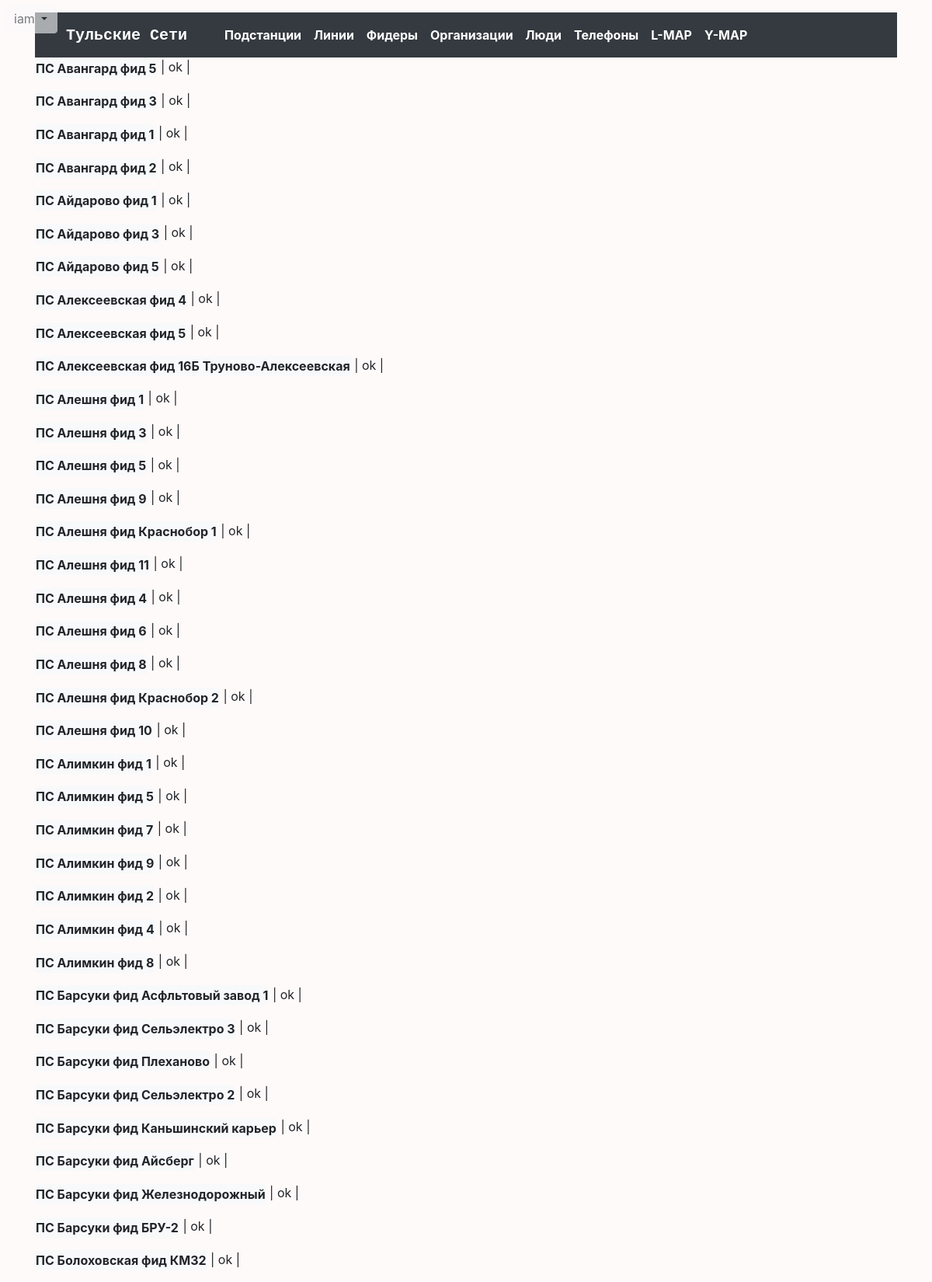
Screenshot of /characters/ (signed in, upper part) with the database file from the repository.
### tula_net/models.py (models this page shows)
class Feeder_characteristic(models.Model):
    feeder_name = models.CharField(max_length=64, verbose_name='Название фидера')
    substation_name = models.CharField(max_length=64, verbose_name='Название ПС')
    feeder = models.OneToOneField(Feeder, related_name="character", on_delete=models.SET_NULL,
                                  null=True, blank=True, verbose_name='фидер')
    length = models.FloatField(verbose_name='Протяженность', blank=True, null=True)
    tp_our_num = models.PositiveSmallIntegerField(blank=True, verbose_name='ТП наши: количество', null=True)
    tp_alien_num = models.PositiveSmallIntegerField(blank=True, verbose_name='ТП чужие: количество', null=True)
    villages_num = models.PositiveSmallIntegerField(blank=True, verbose_name='НП количество', null=True)
    villages_names = models.TextField(blank=True, verbose_name='НП названия', null=True)
    power_winter = models.FloatField(verbose_name='Зима МВт', blank=True, null=True)
    power_summer = models.FloatField(verbose_name='Лето МВт', blank=True, null=True)
    population = models.PositiveSmallIntegerField(blank=True, verbose_name='Население', null=True)
    points = models.PositiveSmallIntegerField(blank=True, verbose_name='Точки поставки', null=True)
    social_num = models.PositiveSmallIntegerField(blank=True, verbose_name='Социалка кол-во', null=True)
    social_names = models.TextField(blank=True, verbose_name='Социалка тип', null=True)
    checked = models.BooleanField(verbose_name='соответствует', default=False)
    def get_absolute_url(self):
        return reverse('feeder_char', kwargs={'pk': self.pk})
    def get_upd_url(self):
        return reverse('upd_charact_fl', kwargs={'pk': self.pk})
    def __str__(self):
        return ' '.join(('ПС', self.substation_name, 'фид', self.feeder_name))
    class Meta:
        unique_together = ('feeder_name', 'substation_name')
        verbose_name = "характеристика фидера"
        verbose_name_plural = "х-ки фидеров"

### tula_net/views.py (the view)
# urls.py: path('characters/', CharsView.as_view(), name='chars'),
class CharsView(ListView):
    context_object_name = 'chars'
    template_name = 'tula_net/chars.html'
    def get_queryset(self):
        return Feeder_characteristic.objects.select_related('feeder')

### tula_net/context_processors.py (called while the page is built)
def add_titles(request):
    return {
        'title': 'Тульские Сети',
        'title_add': 'Добавить',
        'title_upd': 'Редактировать',
        'title_del': 'Удалить',
        'title_feeder': 'фидер',
        'title_substation': 'подстанцию',
        'title_subscriber': 'организацию',
        'title_phone': 'телефон',
        'title_person': 'лицо',
        'title_section': 'секцию',
        'title_line': 'линию',
        'title_char': 'характеристики фидера',
    }

def logik(request):
    return {
        'current_year': datetime.now().year,
        'logik_metod': request.path[1:5],
        'logik_obj': request.path[4:10],
        'logik_add': 'add_',
        'logik_upd': 'upd_',
        'logik_del': 'del_',
        'logik_feeder': '_feede',
        'logik_substation': '_subst',
        'logik_subscriber': '_subsc',
        'logik_phone': '_phone',
        'logik_person': '_perso',
        'logik_section': '_secti',
        'logik_line': '_line/',
        'logik_char': '_chara'
    }

def signs(request):
    return {
        'context_menu': {
            'substations': 'Подстанции',
            'lines': 'Линии',
            'sfeeders': 'Фидеры',
            'subscribers': 'Организации',
            'persons': ' Ответственные лица',
            'phones': 'Телефоны',
            'map': 'L-MAP',
            'y-map': 'Y-MAP',
        }
    }

def class_volt(request):
    return {
        'feeder_6': "btn btn-light border-success px-3 py-0 mx-1",
        'feeder_10': "btn btn-light border-primary px-3 py-0 mx-1",
        'feeder_x': "btn btn-secondary px-3 py-0 mx-1",
        'line_35': "border-danger btn btn-dark py-0 px-4 m-1 vl-border",
        'line_110': 'border-warning btn btn-dark py-0 px-4 m-1 vl-border',
        'line_x': 'btn btn-secondary py-0 px-4 m-1',
    }

### tula_net/templates/tula_net/chars.html
{% extends 'base.html' %}
{% block cards1 %}
{% for char in chars %}
<p><a class="btn btn-light p-0 py-0 m-0" href="{{ char.get_absolute_url }}"><b>{{ char }}</b></a> |
    {% if char.feeder %} ok {% else %} <a class="btn btn-dark p-0 py-0 m-0" href="{{ char.get_upd_url }}"><b>{{ char }}</b></a> {% endif %} |
</p>
{% endfor %}
{% endblock %}

### templates/incl/_user_bar.html (shortened to what this page needs)
<div class="btn-group user_bar">
  <button type="button" class="btn btn-light dropdown-toggle " data-toggle="dropdown" aria-haspopup="true" aria-expanded="false">
    {{ request.user }}
  </button>
</div>

### Tula_Networks/static/css/style.css (style rules this page uses)
body { background-color: #FFFAFA; }
.user_bar { z-index: 999999; position: fixed; left: 5px; top: 5px; opacity: 0.6; }

### rows the page displays
Feeder_characteristic: substation_name+feeder_name "ПС Авангард фид 5", shows "ok"
Feeder_characteristic: substation_name+feeder_name "ПС Авангард фид 3", shows "ok"
Feeder_characteristic: substation_name+feeder_name "ПС Авангард фид 1", shows "ok"
Feeder_characteristic: substation_name+feeder_name "ПС Авангард фид 2", shows "ok"
Feeder_characteristic: substation_name+feeder_name "ПС Айдарово фид 1", shows "ok"
Feeder_characteristic: substation_name+feeder_name "ПС Айдарово фид 3", shows "ok"
Feeder_characteristic: substation_name+feeder_name "ПС Айдарово фид 5", shows "ok"
Feeder_characteristic: substation_name+feeder_name "ПС Алексеевская фид 4", shows "ok"
Feeder_characteristic: substation_name+feeder_name "ПС Алексеевская фид 5", shows "ok"
Feeder_characteristic: substation_name+feeder_name "ПС Алексеевская фид 16Б Труново-Алексеевская", shows "ok"
Feeder_characteristic: substation_name+feeder_name "ПС Алешня фид 1", shows "ok"
Feeder_characteristic: substation_name+feeder_name "ПС Алешня фид 3", shows "ok"
Feeder_characteristic: substation_name+feeder_name "ПС Алешня фид 5", shows "ok"
Feeder_characteristic: substation_name+feeder_name "ПС Алешня фид 9", shows "ok"
Feeder_characteristic: substation_name+feeder_name "ПС Алешня фид Краснобор 1", shows "ok"
Feeder_characteristic: substation_name+feeder_name "ПС Алешня фид 11", shows "ok"
Feeder_characteristic: substation_name+feeder_name "ПС Алешня фид 4", shows "ok"
Feeder_characteristic: substation_name+feeder_name "ПС Алешня фид 6", shows "ok"
Feeder_characteristic: substation_name+feeder_name "ПС Алешня фид 8", shows "ok"
Feeder_characteristic: substation_name+feeder_name "ПС Алешня фид Краснобор 2", shows "ok"
Feeder_characteristic: substation_name+feeder_name "ПС Алешня фид 10", shows "ok"
Feeder_characteristic: substation_name+feeder_name "ПС Алимкин фид 1", shows "ok"
Feeder_characteristic: substation_name+feeder_name "ПС Алимкин фид 5", shows "ok"
Feeder_characteristic: substation_name+feeder_name "ПС Алимкин фид 7", shows "ok"
Feeder_characteristic: substation_name+feeder_name "ПС Алимкин фид 9", shows "ok"
Feeder_characteristic: substation_name+feeder_name "ПС Алимкин фид 2", shows "ok"
Feeder_characteristic: substation_name+feeder_name "ПС Алимкин фид 4", shows "ok"
Feeder_characteristic: substation_name+feeder_name "ПС Алимкин фид 8", shows "ok"
Feeder_characteristic: substation_name+feeder_name "ПС Барсуки фид Асфльтовый завод 1", shows "ok"
Feeder_characteristic: substation_name+feeder_name "ПС Барсуки фид Сельэлектро 3", shows "ok"
Feeder_characteristic: substation_name+feeder_name "ПС Барсуки фид Плеханово", shows "ok"
Feeder_characteristic: substation_name+feeder_name "ПС Барсуки фид Сельэлектро 2", shows "ok"
Feeder_characteristic: substation_name+feeder_name "ПС Барсуки фид Каньшинский карьер", shows "ok"
Feeder_characteristic: substation_name+feeder_name "ПС Барсуки фид Айсберг", shows "ok"
Feeder_characteristic: substation_name+feeder_name "ПС Барсуки фид Железнодорожный", shows "ok"
Feeder_characteristic: substation_name+feeder_name "ПС Барсуки фид БРУ-2", shows "ok"
Feeder_characteristic: substation_name+feeder_name "ПС Болоховская фид КМЗ2", shows "ok"

### other values shown
{{ request.user }} "iam"
